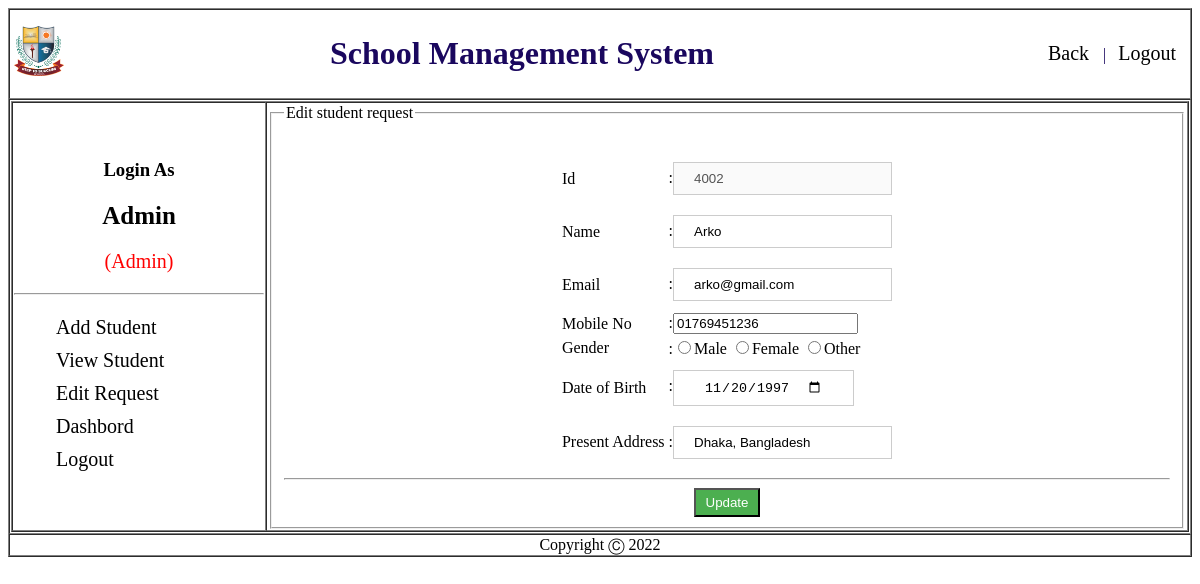
The page /Admin/view/editrequestStudent.php?id=4002 (signed in) on the database its author committed.
### tables this page shows
CREATE TABLE `edit_student` (
  `id` varchar(4) NOT NULL,
  `name` varchar(50) NOT NULL,
  `email` varchar(50) NOT NULL,
  `mobile` varchar(11) NOT NULL,
  `gender` varchar(10) NOT NULL,
  `dob` date NOT NULL,
  `p_address` varchar(70) NOT NULL
);

### Admin/Model/studentModel.php (called while the page is built, shortened)
<?php
function getRequestUserbyid($id){
    $conn = getConnection();
    $sql = "select * from edit_student where id='$id'";
    $result = mysqli_query($conn,$sql);
    $row = mysqli_fetch_assoc($result);
    return $row;
}
?>

### Admin/View/editrequestStudent.php (the view, shortened to what this page needs)
<?php
	include('header.php');
	include_once('../model/studentModel.php');
  $id = $_GET['id'];
  $updatemyinfo = getRequestUserbyid($id);
?>
<div id="sidebar" class="">
                <ul>
                  <li><a href="addStudent.php">Add Student</a></li>
                  <li><a href="viewStudent.php">View Student</a></li>
                  <li><a href="editrequestlist.php">Edit Request</a></li>
                  <li><a href="dashboard.php">Dashbord</a></li>
                  <li><a href="../Controller/logout.php">Logout</a></li>
                </ul>
							</div>
              </td>
              <td>
                <form id="inform" action="../controller/editRequestCheckStudent.php" onsubmit="return validation()" method="post">
                <fieldset>
                  <legend>Edit student request</legend>
                    <table align="center">
											<tr>
												<td colspan="2">
											</tr>
                      <tr>
                        <td>Id</td>
                        <td>:<input type="text" id="id" name="id" disabled value="<?php echo $updatemyinfo['id']; ?>"></td>
                      </tr>
                      <tr>
                        <td>Name</td>
                        <td>:<input type="text" id="name" name="name" value="<?php echo $updatemyinfo['name']; ?>" placeholder="Enter Full Name"></td>
                      </tr>
                      <tr>
                        <td>Email</td>
                        <td>:<input type="email" id="email" name="email" value="<?php echo $updatemyinfo['email']; ?>"></td>
                      </tr>
                      <tr>
                        <td>Mobile No</td>
                        <td>:<input type="number" id="text" name="mobile" value="<?php echo $updatemyinfo['mobile']; ?>"></td>
                      </tr>
                      <tr>
                        <td>Gender</td>
                        <td>
                          :<input type="radio" id="gender" name="gender" <?php  if($updatemyinfo['gender']=="male"){?> checked="true" <?php } ?> value="male">Male
                          <input type="radio" id="gender" name="gender"  <?php if($updatemyinfo['gender']=="female"){?> checked="true" <?php } ?>  value="female">Female
                          <input type="radio" id="gender" name="gender" <?php if($updatemyinfo['gender']=="other"){?> checked="true" <?php } ?> value="other">Other
                        </td>
                      </tr>
                      <tr>
                        <td>Date of Birth</td>
                        <td>:<input type="date" id="dob" name="dob" value="<?php echo $updatemyinfo['dob']; ?>"></td>
                      </tr>
                      <tr>
                        <td>Present Address</td>
                        <td>:<input type="text" id="p_address" name="p_address" value="<?php echo $updatemyinfo['p_address']; ?>"></td>
                      </tr>
                    </table>
                    <hr>
                    <center>
                      <input type="submit" name="update" value="Update">
                  </center>
                </fieldset>
            </td>
            </tr>
            </table>
            </td>
            </tr>
            <?php include('footer.php'); ?>

### Admin/Style/sidebar.css (style rules this page uses)
#sidebar ul li { list-style-type: none; font-size: 20px; padding: 5px 2px; }
#sidebar ul li:last-child { border-bottom: 0; }
#sidebar ul li a { text-decoration: none; color: #000; }
input[type=submit] { background-color: #4CAF50; width: auto; color: white; padding: 5px 10px; cursor: pointer; }
input[type=text],input[type=email], input[type=password] { padding: 8px 20px; margin: 8px 0; display: inline-block; border: 1px solid #ccc; box-sizing: border-box; }
#dob { padding: 8px 30px; margin: 8px 0; display: inline-block; border: 1px solid #ccc; box-sizing: border-box; }

### rows shown on the page
edit_student: id "4002", name "Arko", email "arko@gmail.com", mobile "01769451236", dob "11/20/1997", p_address "Dhaka, Bangladesh"

### other values the page prints
$_COOKIE['name'] "Admin"
